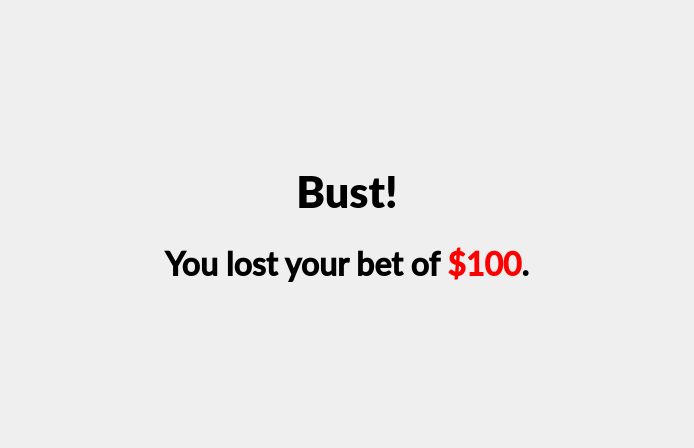
<?xml version="1.0" encoding="UTF-8"?>
<ui version="4.0">
 <class>GameEndMessage</class>
 <widget class="QWidget" name="GameEndMessage">
  <property name="geometry">
   <rect>
    <x>0</x>
    <y>0</y>
    <width>694</width>
    <height>448</height>
   </rect>
  </property>
  <property name="font">
   <font>
    <family>Lato Semibold</family>
    <pointsize>10</pointsize>
    <bold>true</bold>
   </font>
  </property>
  <property name="windowTitle">
   <string>Form</string>
  </property>
  <layout class="QVBoxLayout" name="verticalLayout_2">
   <item>
    <spacer name="verticalSpacer">
     <property name="orientation">
      <enum>Qt::Vertical</enum>
     </property>
     <property name="sizeHint" stdset="0">
      <size>
       <width>20</width>
       <height>40</height>
      </size>
     </property>
    </spacer>
   </item>
   <item>
    <layout class="QVBoxLayout" name="verticalLayout">
     <item>
      <spacer name="verticalSpacer_4">
       <property name="orientation">
        <enum>Qt::Vertical</enum>
       </property>
       <property name="sizeHint" stdset="0">
        <size>
         <width>20</width>
         <height>40</height>
        </size>
       </property>
      </spacer>
     </item>
     <item>
      <widget class="QLabel" name="gameStateLabel">
       <property name="font">
        <font>
         <family>Lato Black</family>
         <pointsize>32</pointsize>
         <bold>true</bold>
        </font>
       </property>
       <property name="text">
        <string>Bust!</string>
       </property>
       <property name="alignment">
        <set>Qt::AlignCenter</set>
       </property>
      </widget>
     </item>
     <item>
      <spacer name="verticalSpacer_3">
       <property name="orientation">
        <enum>Qt::Vertical</enum>
       </property>
       <property name="sizeHint" stdset="0">
        <size>
         <width>20</width>
         <height>20</height>
        </size>
       </property>
      </spacer>
     </item>
     <item>
      <widget class="QLabel" name="descriptionLabel">
       <property name="font">
        <font>
         <family>Lato Semibold</family>
         <pointsize>24</pointsize>
         <bold>true</bold>
        </font>
       </property>
       <property name="text">
        <string>&lt;html&gt;&lt;head/&gt;&lt;body&gt;&lt;p&gt;You lost your bet of &lt;span style=&quot; color:#ff0000;&quot;&gt;$100&lt;/span&gt;.&lt;/p&gt;&lt;/body&gt;&lt;/html&gt;</string>
       </property>
       <property name="textFormat">
        <enum>Qt::MarkdownText</enum>
       </property>
       <property name="alignment">
        <set>Qt::AlignCenter</set>
       </property>
      </widget>
     </item>
     <item>
      <spacer name="verticalSpacer_5">
       <property name="orientation">
        <enum>Qt::Vertical</enum>
       </property>
       <property name="sizeHint" stdset="0">
        <size>
         <width>20</width>
         <height>40</height>
        </size>
       </property>
      </spacer>
     </item>
    </layout>
   </item>
   <item>
    <spacer name="verticalSpacer_2">
     <property name="orientation">
      <enum>Qt::Vertical</enum>
     </property>
     <property name="sizeHint" stdset="0">
      <size>
       <width>20</width>
       <height>40</height>
      </size>
     </property>
    </spacer>
   </item>
  </layout>
 </widget>
 <resources/>
 <connections/>
</ui>
